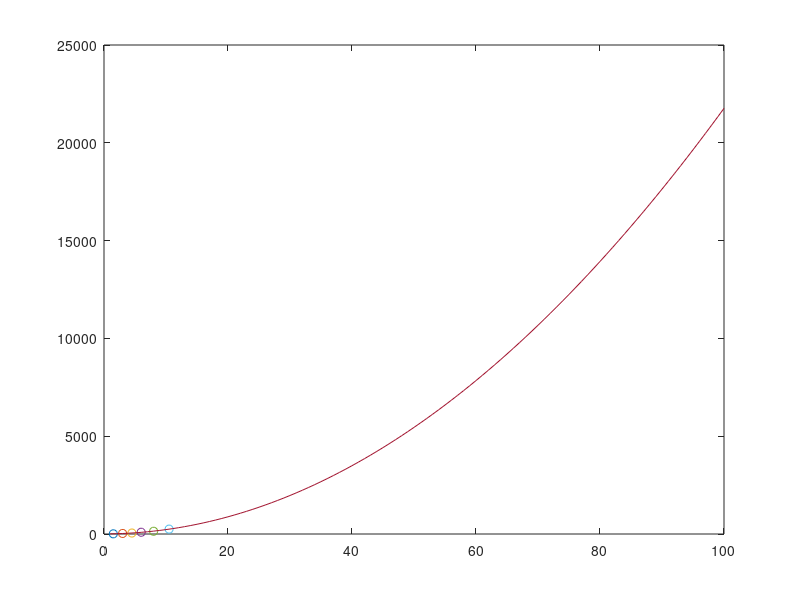

The MATLAB source for this figure:
% to find a parabolic curve
clear all;
clc;
close all;
x = [1.5 3 4.5 6 8 10.5];
y = [9 28 50 90 140 250];
n = length(x);
for i=1:length(x)
    plot(x(i),y(i),'o');
    hold on
end
sx = sum(x);
sx2 = sum(x.^2);
sx3 = sum(x.^3);
sx4 = sum(x.^4);
sy = sum(y);
sxy = sum(x.*y);
sx2y = sum(x.^2.*y);
A = [n sx sx2; sx sx2 sx3; sx2 sx3 sx4];
B = [sy; sxy; sx2y];
X = inv(A)*B;  % solving the required linear equation
a = X(1);  % calculating the values of required variables
b = X(2);
c = X(3);
for i=1:100
    x1(i)=i;
    y1(i)=a+b*i+c*i*i;
end
result = [x1;y1]; % showing the required result
plot(x1,y1);
fprintf(' The equation of the curve is :  y = %f + %fx + %fx^2\n',a,b,c);